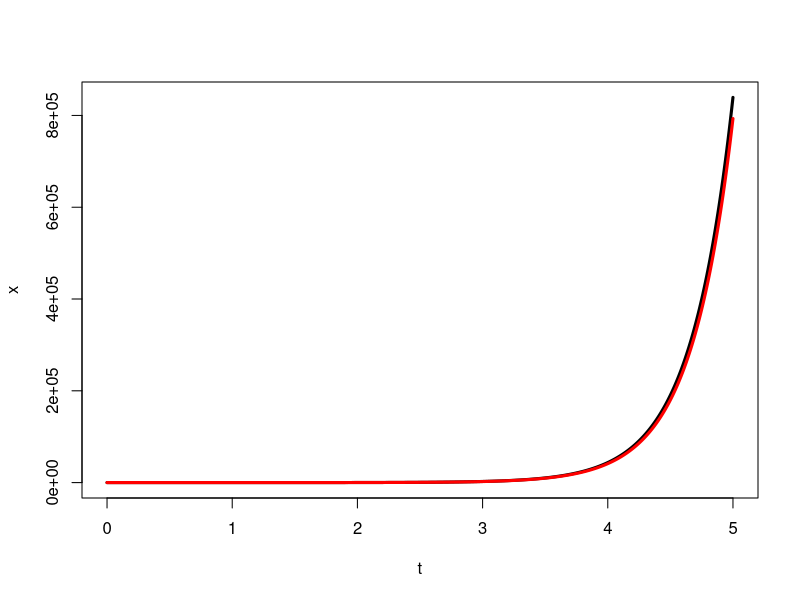

Write R code to recreate this figure.
x1 = 0
x2 = 5

t = seq(x1,x2,.01)

x = exp(2*t) + t*exp(-1*t)/4 + exp(3*t)/4

plot(t, x, type='l', lwd=3)

n = length(t)

del1 = t[2] - t[1]

xx = matrix(rep(0,2*n), nrow=2)

x1 = c(1,3)
xx[,1] = x1

A = matrix(c(1,1,2,0), ncol=2)


for (i in 2:n){
  print(x1)
  x0 = t[i-1]
  x2 = x1 + del1* (A %*% x1 + c(exp(3*x0),0))
#  print(x2)
  x1 = x2
  xx[,i] = x1
}

points(t, xx[2,], type='l', col='red', lwd=3)






